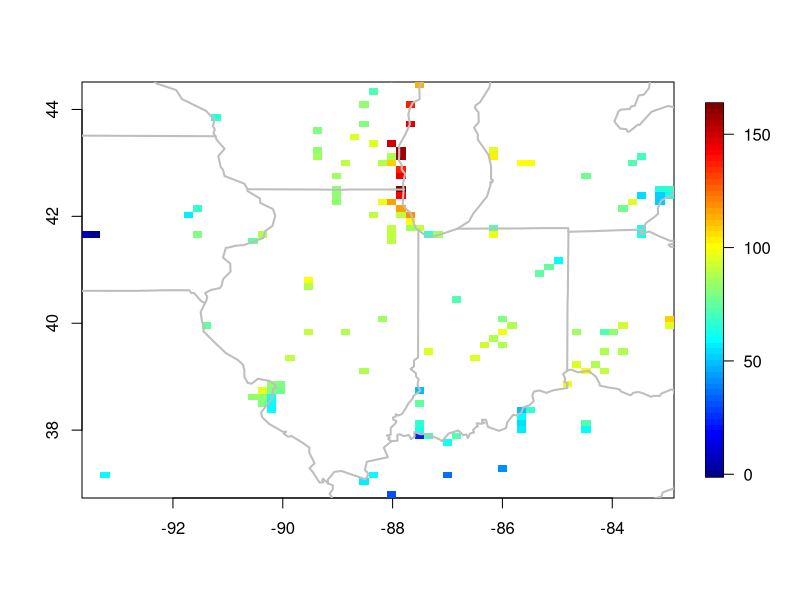
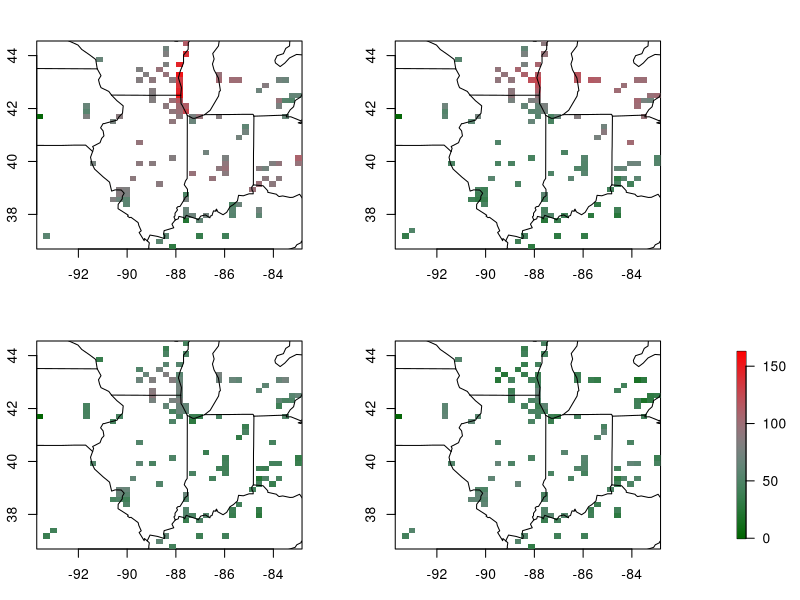

Here is the R script that generated these plots, in order:
library(fields)


### Name: quilt.plot
### Title: Image plot for irregular spatial data.
### Aliases: quilt.plot
### Keywords: hplot

### ** Examples


data( ozone2)
# plot 16 day of ozone data set

quilt.plot( ozone2$lon.lat, ozone2$y[16,])
US( add=TRUE, col="grey", lwd=2)

#
# and ... if you are fussy 
# do it again 
# quilt.plot( ozone2$lon.lat, ozone2$y[16,],add=TRUE)
# to draw over the state boundaries. 
#

### adding a common legend strip "by hand"
## and a custom color table

coltab<- two.colors( 256, middle="grey50" )

par( oma=c( 0,0,0,5)) # save some room for the legend
set.panel(2,2)
zr<- range( ozone2$y, na.rm=TRUE)

for( k in 1:4){
quilt.plot( ozone2$lon.lat, ozone2$y[15+k,], add.legend=FALSE,
 zlim=zr, col=coltab, nx=40, ny=40)
US( add=TRUE)
}
par( oma=c(0,0,0,1))
image.plot(zlim=zr,legend.only=TRUE, col=coltab)
# may have to adjust number of spaces in oma to make this work.
  
